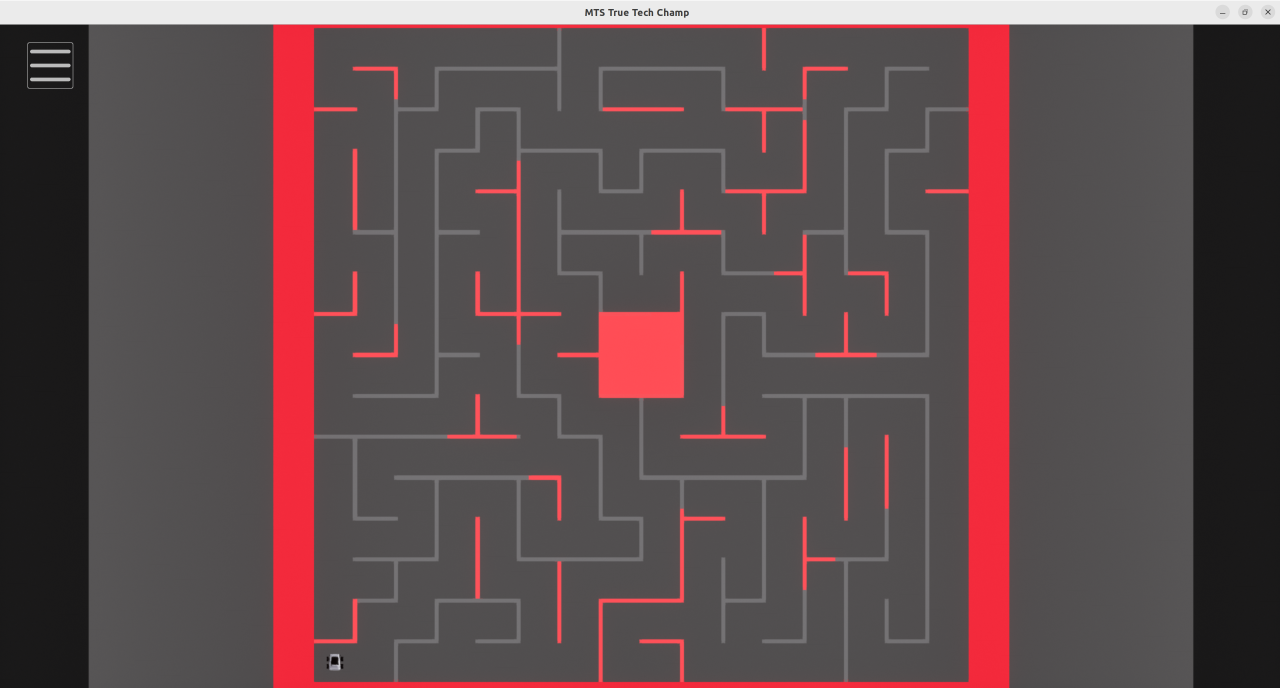
#> input picture data/image6.png, 3840 x 2064 px (shown at 1/3 size)
$ jupyter execute task1_GT.ipynb
#> lines starting #> are read from the running program, lines starting #| are printed output that depends on the picture; after the words box and inside, x2 and y2 are one past the last pixel; in counts of white or black regions, pixels touching at a corner belong together
[cell 1]
import cv2
import numpy as np
import matplotlib.pyplot as plt
from queue import deque
# Load the image
image_path = '../data/image6.png'
original_image = cv2.imread(image_path)
#> original_image is the input picture: shape (2064, 3840, 3); mean B, G, R 78.3, 76.3, 96.4
original_image = cv2.cvtColor(original_image, cv2.COLOR_BGR2RGB)

# Crop the center of the image
height, width = original_image.shape[:2]
#> height = 2064; width = 3840
crop_width, crop_height = 2000, 2000
start_x = (width - crop_width) // 2
#> start_x = 920
start_y = (height - crop_height + 50) // 2
#> start_y = 57
cropped_image = original_image[start_y:start_y+crop_height, start_x:start_x+crop_width]
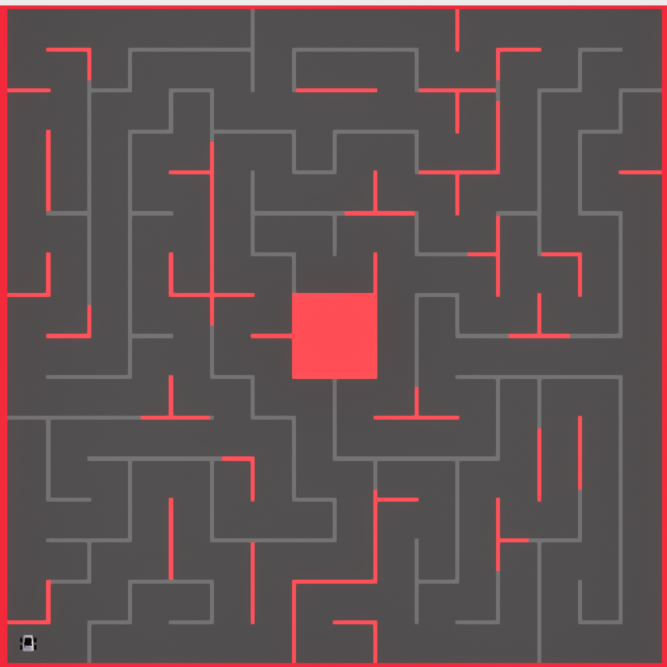
#> cropped_image: shape (2000, 2000, 3) (shown at 1/3 size); mean R, G, B 97.5, 80.9, 82.5

# Display the cropped image
plt.figure(figsize=(10, 10))
plt.imshow(cropped_image)
plt.axis('off')
plt.show()

[cell 2]
# Convert to grayscale and apply threshold
gray_image = cv2.cvtColor(cropped_image, cv2.COLOR_RGB2GRAY)
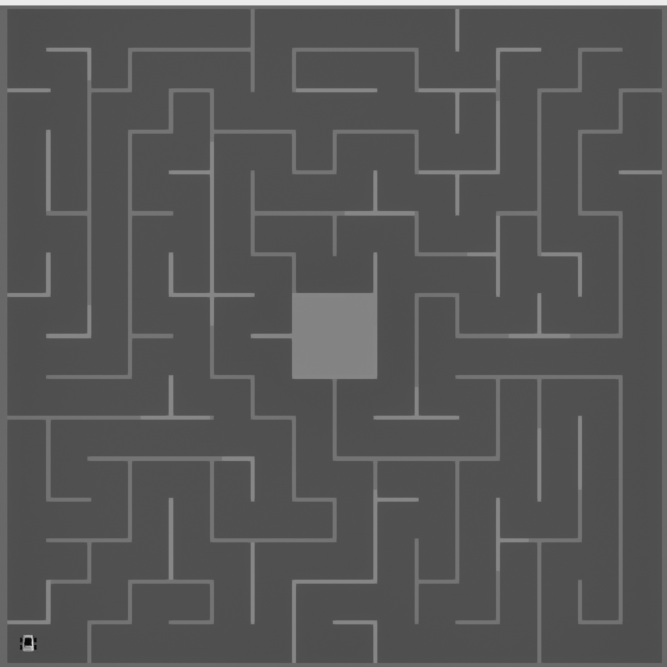
#> gray_image: shape (2000, 2000) (shown at 1/3 size); min 5, max 235, mean 86.1
_, binary_image = cv2.threshold(gray_image, 90, 255, cv2.THRESH_BINARY)
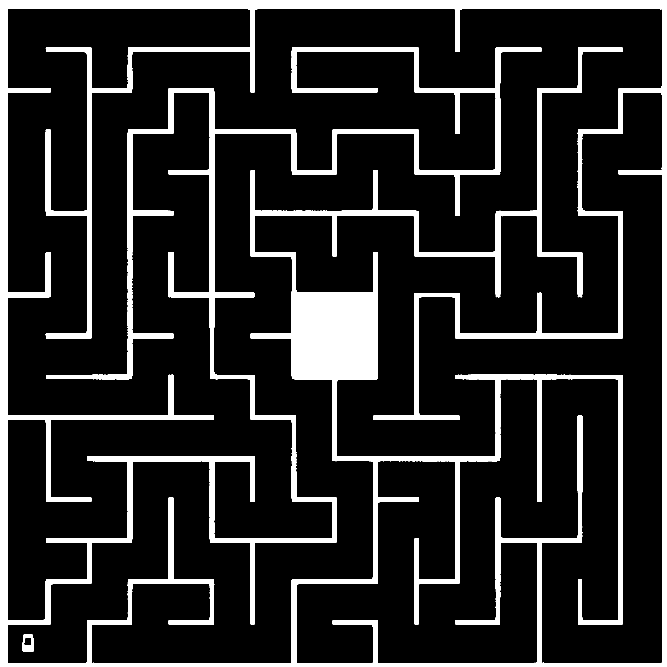
#> binary_image: shape (2000, 2000) (shown at 1/3 size); 14.4% white; 2 white regions, box (x1, y1, x2, y2) and area: (0, 0, 2000, 2000) 574996, (67, 1904, 102, 1956) 1158

#cut out robot
cv2.rectangle(binary_image, (50, 1880), (50 + 80, 1880 + 80),
              color=(1, 1, 1, 1), thickness=-1)
#cut out red floor
cv2.rectangle(binary_image, (crop_width//2 - 110, crop_height//2 - 110),
              (crop_width//2 + 120, crop_height//2 + 120), color=(1, 1, 1, 1), thickness=-1)
# #cut out entrance
cv2.rectangle(binary_image, (crop_width//2 - 130, crop_height//2 - 110),
              (crop_width//2, crop_height//2), color=(1, 1, 1, 1), thickness=-1)
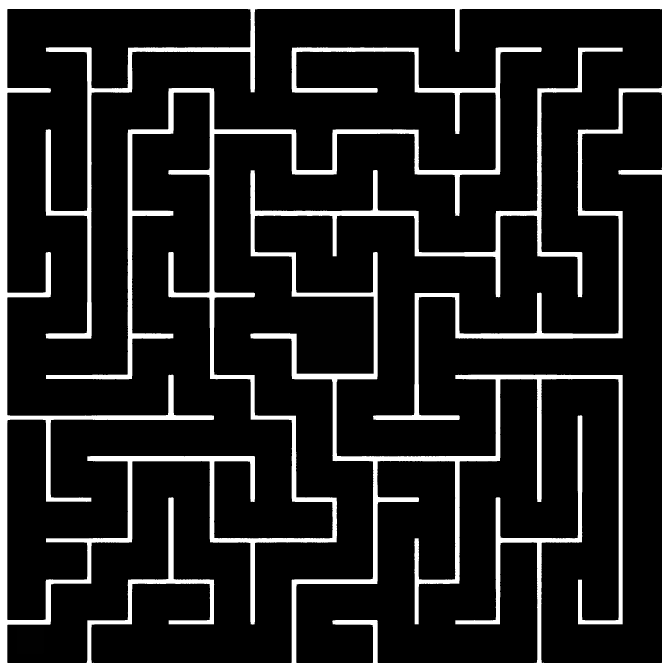
#> binary_image: shape (2000, 2000) (shown at 1/3 size); min 0, max 255, mean 33.2


def find_nearest_black_pixel(binary_image, start):
    """
    Find the nearest black pixel from the given start coordinate.

    Parameters:
    - binary_image: 2D numpy array with binary values (0 or 255).
    - start: Tuple of (y, x) for the starting coordinates.

    Returns:
    - The coordinates of the nearest black pixel as a (y, x) tuple.
    """
#> called with start = (0, 0)
    height, width = binary_image.shape
#> height = 2000; width = 2000

    # Directions for moving in 8 possible directions (N, NE, E, SE, S, SW, W, NW)
    directions = [(-1, 0), (1, 0), (0, -1), (0, 1),
                  (-1, -1), (-1, 1), (1, -1), (1, 1)]

    # Use a queue to facilitate BFS
    queue = deque([start])
    visited = set()
    visited.add(start)

    while queue:
        current_y, current_x = queue.popleft()
        if binary_image[current_y, current_x] == 0:
            return (current_y, current_x)
        for dy, dx in directions:
            new_y, new_x = current_y + dy, current_x + dx
            if 0 <= new_y < height and 0 <= new_x < width and (new_y, new_x) not in visited:
                visited.add((new_y, new_x))
                queue.append((new_y, new_x))
#> after the loop, visited = 808 items

    return None


nearest_black_from_top_left = find_nearest_black_pixel(binary_image, (0, 0))
#> nearest_black_from_top_left = (27, 23)
max_y, max_x = binary_image.shape[0] - 1, binary_image.shape[1] - 1
#> max_y = 1999; max_x = 1999
nearest_black_from_bottom_right = find_nearest_black_pixel(
    binary_image, (max_y, max_x))
#> after the loop in find_nearest_black_pixel, `while queue:`: visited = 253 items
#> nearest_black_from_bottom_right = (1987, 1985)

margin = 7

final_image = binary_image[nearest_black_from_top_left[0]-margin:nearest_black_from_bottom_right[0] +
                            margin, nearest_black_from_top_left[1]-margin:nearest_black_from_bottom_right[1]+margin]
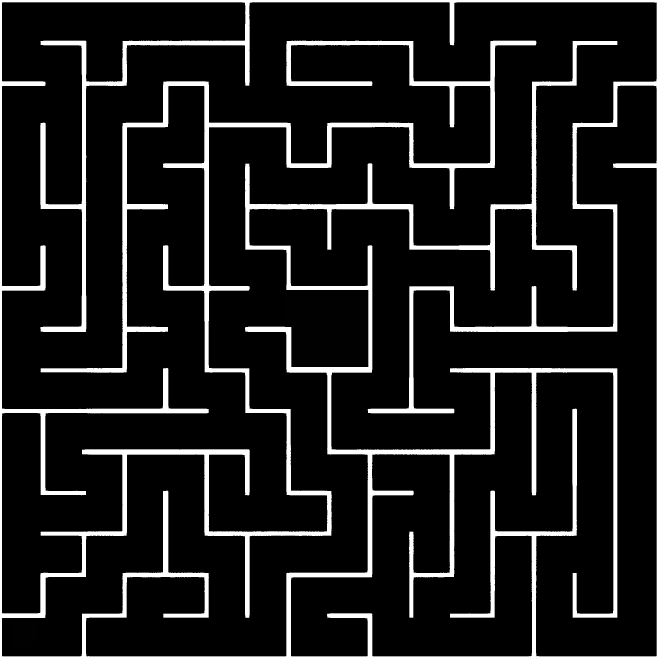
#> final_image: shape (1974, 1976) (shown at 1/3 size); min 0, max 255, mean 27.5

kernel = np.ones((5, 5), np.uint8)

final_image = cv2.dilate(final_image, kernel, iterations=15)
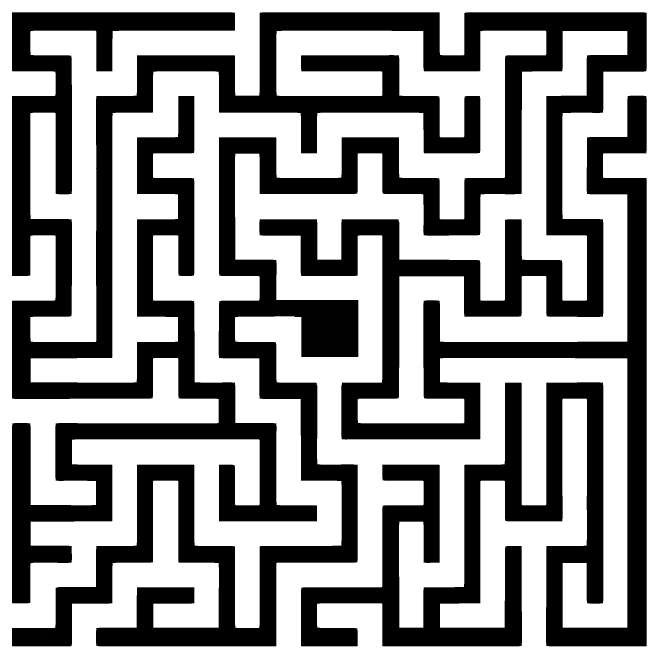
#> final_image: shape (1974, 1976) (shown at 1/3 size); min 0, max 255, mean 151.2
fig, ax = plt.subplots(figsize=(10, 10))
fig.set_facecolor("purple")
plt.imshow(final_image, cmap='gray')
plt.axis('off')
plt.show()

[cell 3]
# Define parameters for slicing
rows, cols = 16, 16
slice_width, slice_height = crop_width // cols, crop_height // rows

wall_buffer_width = 3  # Buffer area to account for wall thickness
wall_buffer_height = 3  # Buffer area to account for wall thickness

# Slicing the image from the center of each slice
slices = {}
for i in range(16):
    for j in range(16):
        y = i * slice_height
        x = j * slice_width
        slice_img = final_image[y:y+slice_height, x:x+slice_width]
        slices[(i, j)] = slice_img
#> after the loop, slices = 256 items

# Function to detect sides in a slice
def detect_sides(slice_img):
    sides = {'N': False, 'E': False, 'W': False, 'S': False}

    # Check North side
    if np.all(slice_img[0, :]  == 255):
        sides['N'] = True

    # Check East side
    if np.all(slice_img[:, -1] == 255):
        sides['E'] = True

    # Check West side
    if np.all(slice_img[:, 0] == 255):
        sides['W'] = True

    # Check South side
    if np.all(slice_img[-1, :] == 255):
        sides['S'] = True

    return sides

# Detect sides for each slice
slice_sides = {}
for (i, j), slice_img in slices.items():
    slice_sides[(i, j)] = detect_sides(slice_img)
#> this loop made 256 passes
#> (i, j) on passes 2 to 4: (0, 1), (0, 2), (0, 3)
#> after the loop, slice_sides = 256 items

# Display a sample of slices with detected sides
fig, axs = plt.subplots(16, 16, figsize=(16, 16))
fig.set_facecolor("purple")

for (i, j), slice_img in slices.items():
    row = i
    col = j
    axs[row, col].imshow(slices[(i, j)], cmap='gray')
    axs[row, col].axis('off')
        # Annotate with cell number
    axs[row, col].text(0.5, 0.5, f"{i},{j}", fontsize=12, color='red',
                       ha='center', va='center', transform=axs[row, col].transAxes)
#> this loop made 256 passes
#> (i, j, row, col) on passes 2 to 4: (0, 1, 0, 1), (0, 2, 0, 2), (0, 3, 0, 3)


plt.tight_layout()
plt.show()
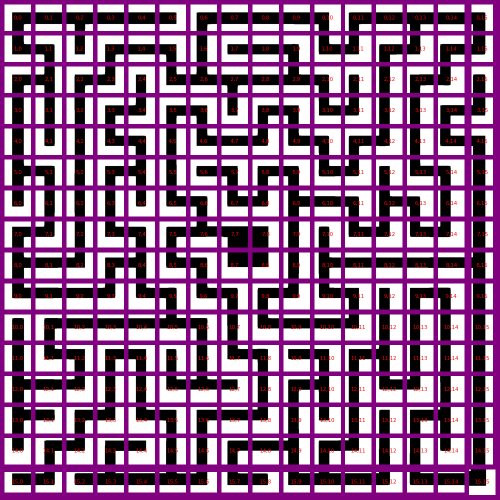
#> figure drawn by matplotlib, 256 panels

for (i, j), sides in slice_sides.items():
    print(f"Slice ({i}, {j}): {sides}")
#> this loop made 256 passes
#| Slice (0, 0): {'N': True, 'E': False, 'W': True, 'S': False}
#| Slice (0, 1): {'N': True, 'E': False, 'W': False, 'S': True}
#| Slice (0, 2): {'N': True, 'E': False, 'W': False, 'S': False}
#| Slice (0, 3): {'N': True, 'E': False, 'W': False, 'S': True}
#| Slice (0, 4): {'N': True, 'E': False, 'W': False, 'S': True}
#| Slice (0, 5): {'N': True, 'E': True, 'W': False, 'S': True}
#| Slice (0, 6): {'N': True, 'E': False, 'W': True, 'S': False}
#| Slice (0, 7): {'N': True, 'E': False, 'W': False, 'S': True}
#> (further printed lines are left out)

[cell 4]
def calculate_cell_value(walls):
    if not walls['W'] and not walls['N'] and not walls['E'] and not walls['S']:
        return 0
    elif walls['W'] and not walls['N'] and not walls['E'] and not walls['S']:
        return 1
    elif not walls['W'] and walls['N'] and not walls['E'] and not walls['S']:
        return 2
    elif not walls['W'] and not walls['N'] and walls['E'] and not walls['S']:
        return 3
    elif not walls['W'] and not walls['N'] and not walls['E'] and walls['S']:
        return 4
    elif walls['W'] and not walls['N'] and not walls['E'] and walls['S']:
        return 5
    elif not walls['W'] and not walls['N'] and walls['E'] and walls['S']:
        return 6
    elif not walls['W'] and walls['N'] and walls['E'] and not walls['S']:
        return 7
    elif walls['W'] and walls['N'] and not walls['E'] and not walls['S']:
        return 8
    elif walls['W'] and not walls['N'] and walls['E'] and not walls['S']:
        return 9
    elif not walls['W'] and walls['N'] and not walls['E'] and walls['S']:
        return 10
    elif not walls['W'] and walls['N'] and walls['E'] and walls['S']:
        return 11
    elif walls['W'] and walls['N'] and walls['E'] and not walls['S']:
        return 12
    elif walls['W'] and walls['N'] and not walls['E'] and walls['S']:
        return 13
    elif walls['W'] and not walls['N'] and walls['E'] and walls['S']:
        return 14
    elif walls['W'] and walls['N'] and walls['E'] and walls['S']:
        return 15

matrix = [[0 for _ in range(16)] for _ in range(16)]
#> matrix = 16 items

# Print the detected sides for all slices
for (i, j), sides in slice_sides.items():
    matrix[i][j] = calculate_cell_value(sides)

print("[")
for row in matrix:
    print("\t"+str(row) + ",")
#> this loop made 16 passes
#> row on passes 1 to 11: [8, 10, 2, 10, 10, 11, 8, 10, 10, 10, 7, 8, 10, 2, 10, 7], [5, 7, 14, 8, 10, 7, 9, 13, 10, 7, 5, 6, 8, 6, 8, 6], [8, 3, 8, 6, 12, 5, 4, 2, 10, 4, 7, 12, 9, 8, 6, 12], [9, 9, 9, 8, 6, 8, 7, 14, 8, 7, 5, 6, 9, 9, 8, 6], [9, 14, 9, 5, 7, 9, 5, 10, 6, 5, 7, 8, 6, 9, 5, 7], [1, 7, 9, 8, 3, 9, 13, 7, 8, 7, 5, 6, 12, 5, 7, 9], [14, 9, 9, 9, 14, 5, 7, 5, 6, 1, 10, 7, 1, 7, 9, 9], [8, 6, 9, 5, 7, 8, 4, 2, 7, 9, 12, 5, 6, 5, 6, 9], [1, 10, 6, 8, 3, 5, 7, 5, 6, 9, 1, 10, 10, 10, 10, 3], [5, 10, 10, 6, 5, 7, 5, 7, 8, 6, 5, 7, 12, 8, 7, 9], [12, 8, 10, 10, 10, 4, 7, 9, 5, 10, 10, 6, 9, 9, 9, 9]
print("]")
